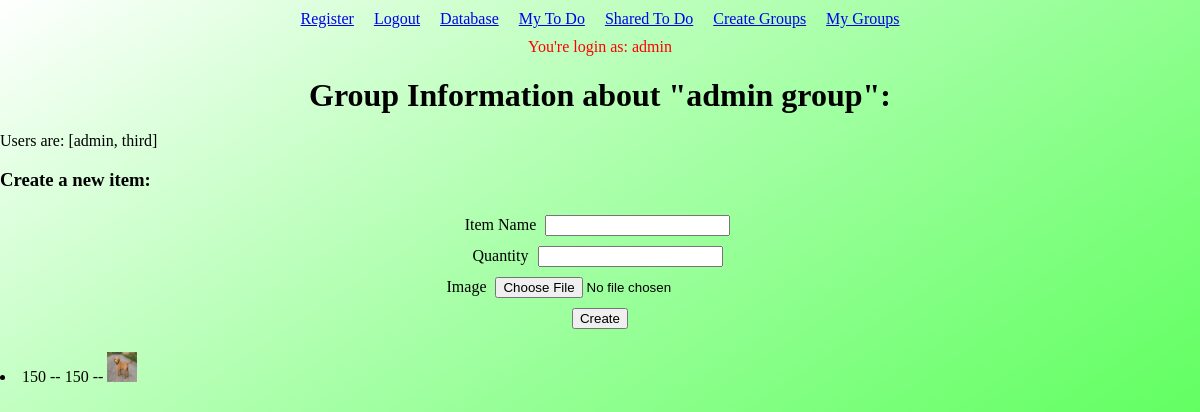
Page /mygroups/admin group (signed in) on the earlier database version.
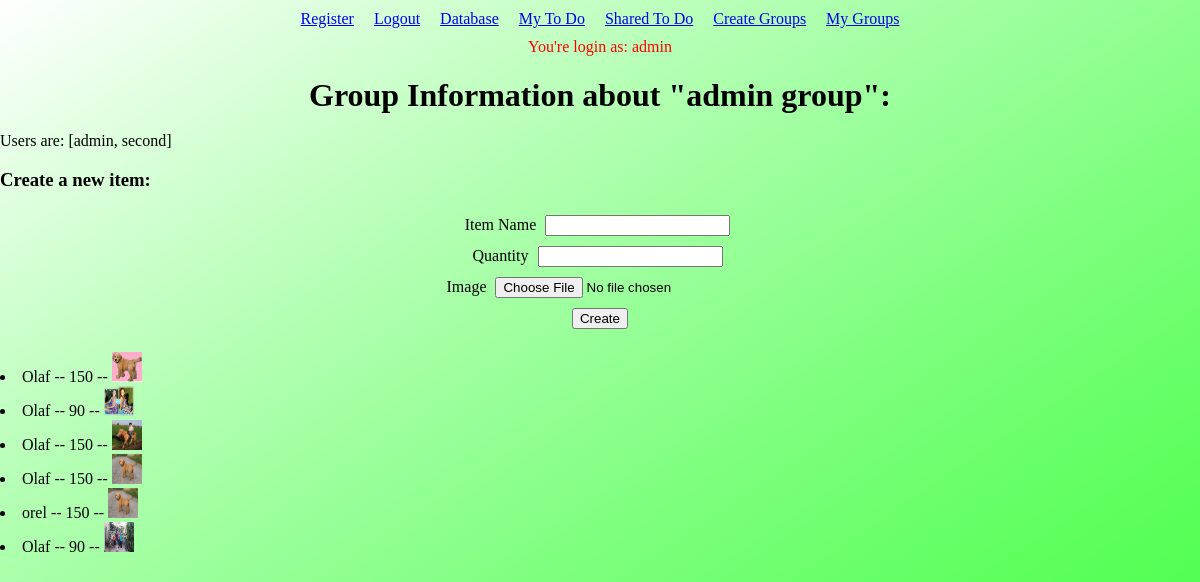
Same page on the later database version.
### main.py (models this page shows, shortened)
class User(db.Model, UserMixin):
    id = db.Column(db.Integer, primary_key = True)
    username = db.Column(db.String(10), unique=True, index=True)
    password = db.Column(db.String(20))
    todos = db.relationship('Todo', backref='owner', lazy=True)
    def __repr__(self):
        return self.username

class Group(db.Model):
    id = db.Column(db.Integer, primary_key = True)
    name = db.Column(db.String(10), unique=True, index=True)
    password = db.Column(db.String(20))
    users = db.relationship('User',
                            secondary=groups,
                            backref=db.backref('groups',
                                                lazy='dynamic',
                                                order_by=name))
    def __repr__(self):
        return self.name

class Item(db.Model):
    id = db.Column(db.Integer, primary_key = True)
    name = db.Column(db.String(10), nullable=False)
    quantity = db.Column(db.Integer, nullable=False)
    image = db.Column(db.String(20), nullable=False, default='default.jpg')
    group = db.Column(db.String(20), nullable=False)

### main.py (the view, shortened to what this page needs)
@app.route("/mygroups/<group_name>", methods=['POST','GET'])
@login_required
def group_info(group_name):
    group = Group.query.filter_by(name=group_name).first()
    form = CreateItemForm()
    item_name = form.name.data
    item_quantity = form.quantity.data
    items = Item.query.all()
    return render_template('group_info.html', group=group, form=form, items=items)

### main.py
class CreateItemForm(FlaskForm):
    name = StringField('Item Name',
                        validators=[DataRequired(), Length(min=2, max=20)])
    quantity = IntegerField('Quantity',validators=[DataRequired()])
    image = FileField('Image', validators=[FileAllowed(['jpg', 'png', 'jpeg'])])
    create = SubmitField('Create')

### main.py (called while the page is built)
@login_manager.user_loader
def load_user(user_id):
    return User.query.get(int(user_id))

### templates/group_info.html (shortened to what this page needs)
{% extends "layout.html" %}
{% block content %}
    <h1>Group Information about "{{ group }}":</h1>
    <br>
    <span>Users are: {{ group.users }}</span>
    <br>
    <h3>Create a new item:</h3>
    <form action="" method="POST" enctype="multipart/form-data">
        {{ form.name.label }}
        {{ form.name }}
        <br>
        {{ form.quantity.label }}
        {{ form.quantity }}
        <br>
        {{ form.image.label }}
        {{ form.image }}
        <br>
        {{ form.create }}
    </form>
    <br>
    {% for item in items %}
        {% if item.group == group.name %}
            <li>{{ item.name }} -- {{ item.quantity }} -- <img src="{{ url_for('static', filename='profile_pics/' + item.image) }}" alt="Item-Image"></li>
        {% endif %}
    {% endfor %}
{% endblock %}

### templates/layout.html (shortened to what this page needs)
<!DOCTYPE html>
<html lang="en">
<head>
    <link rel="stylesheet" href="{{ url_for('static', filename='styles.css') }}">
</head>
<body>
    <section class="links">
        <a href="{{ url_for('register') }}">Register</a>
        <br>
        {% if current_user.is_authenticated %}
            <a href="{{ url_for('logout') }}">Logout</a>
        {% else %}
            <a href="{{ url_for('login') }}">Login</a>
        {% endif %}
        <br>
        <a href="{{ url_for('database') }}">Database</a>
        <br>
        <a href="{{ url_for('mytodo') }}">My To Do</a>
        <br>
        <a href="{{ url_for('sharedtodo') }}">Shared To Do</a>
        <br>
        <a href="{{ url_for('create_group') }}">Create Groups</a>
        <br>
        <a href="{{ url_for('my_groups') }}">My Groups</a>
        <br>
    </section>
    <div class="login-info">
        {% if current_user.is_authenticated %}
            <span>You're login as: {{  current_user.username }}</span>
        {% else %}
            <span>You're not login.</span>
        {% endif %}
    </div>
    {% block content %}{% endblock %}
</body>
</html>

### static/styles.css (style rules this page uses)
html, body { margin: 0; padding: 0; background-image: linear-gradient(to right bottom, rgba(0,255,0,0), rgba(0,255,0,0.5)); background-size: cover; background-repeat: no-repeat; width: 100%; min-height: 100vh; }
.links { display: flex; align-items: center; justify-content: center; }
.links a { margin: 10px; }
.login-info { text-align: center; color: red; }
h1 { text-align: center; margin-bottom: 0; }
form { text-align: center; }
input { margin: 5px; }
img { width: 30px; height: 30px; }

Differences in the rows shown:
computed for User "admin": users "[admin, third]" → "[admin, second]"
changed Item (number 1 of 6 on the later page): name "150" → "Olaf"; image: picture added in place of a placeholder
now on this page (row edited): Item: name "Olaf", quantity "90", image (picture)
added Item: name "Olaf", quantity "150", image (picture)
added Item: name "Olaf", quantity "150", image (placeholder picture)
added Item: name "orel", quantity "150", image (placeholder picture)
added Item: name "Olaf", quantity "90", image (picture)
